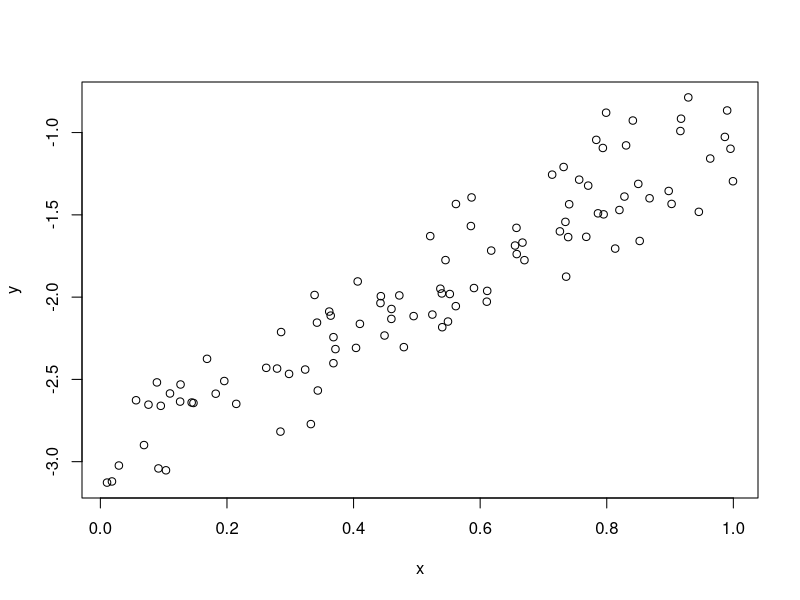
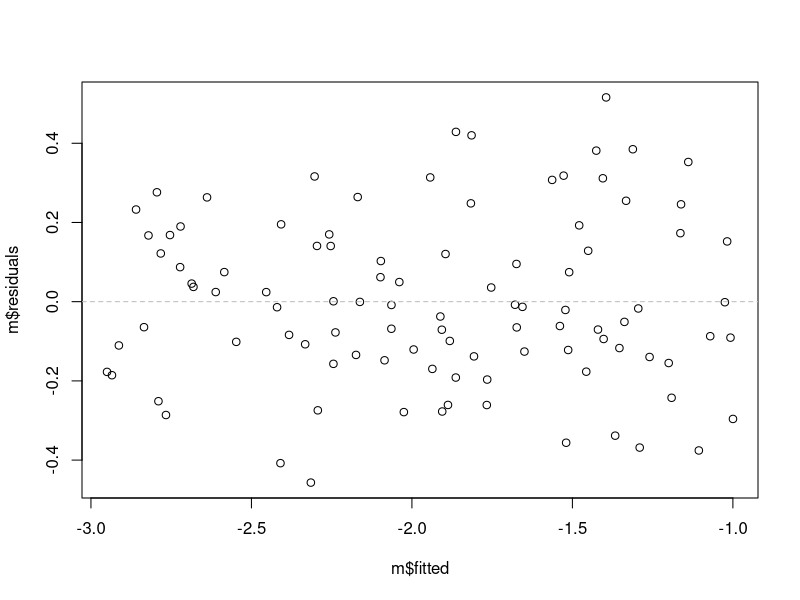

Write R code to recreate these figures, in order.
##adding a title

##my code

x <- runif(100,0,1)
y <- 2*x-3+rnorm(100,0,.2)
plot(x,y)

##linear regression
m <- lm(y~x)
summary(m)

##better plot

plot(m$residuals~m$fitted)
abline(0,0, lty=2, col="gray")